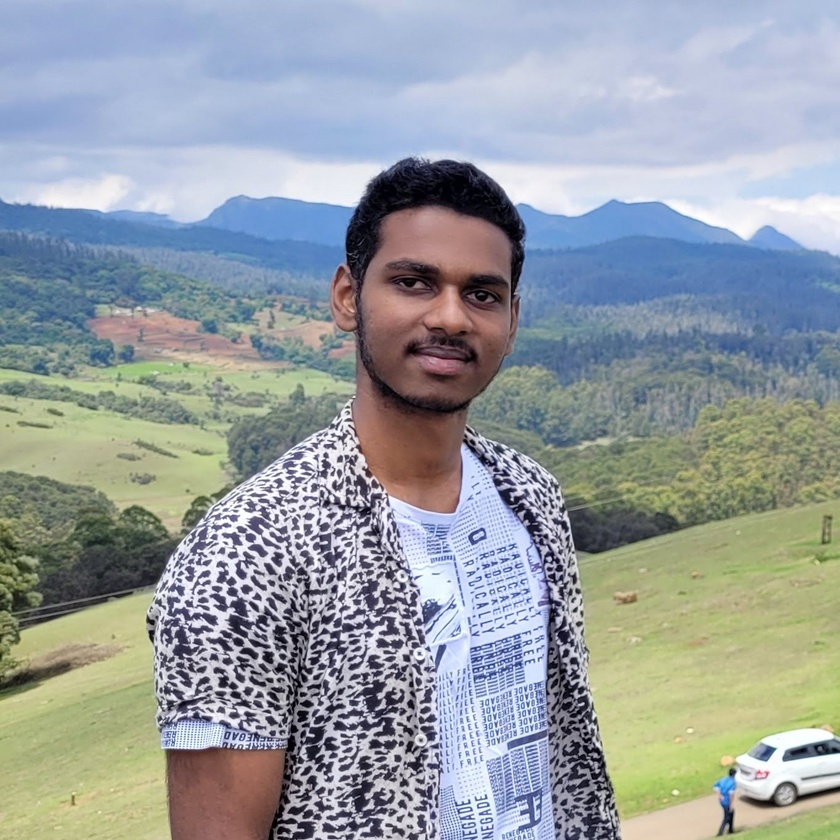
#> input picture 01Lab/Photo.jpg, 840 x 840 px, shrunk from 1364 x 1364 before the run
$ jupyter execute --allow-errors psnr.ipynb
#> lines starting #> are read from the running program, lines starting #| are printed output that depends on the picture
[cell 1]
import cv2
import numpy as np
import matplotlib.pyplot as plt

[cell 2]
def plot_img(img, title=None):
    plt.imshow(cv2.cvtColor(img, cv2.COLOR_BGR2RGB))
    if title:
        plt.title(title)
    plt.axis('off')
    plt.show()

[cell 3]
img = cv2.imread('Photo.jpg')
#> img is the input picture: shape (840, 840, 3); mean B, G, R 162.2, 158.2, 151.2
plot_img(img, 'Original Image')

# Blur

[cell 4]
blurred_img = cv2.blur(img, (10, 10))
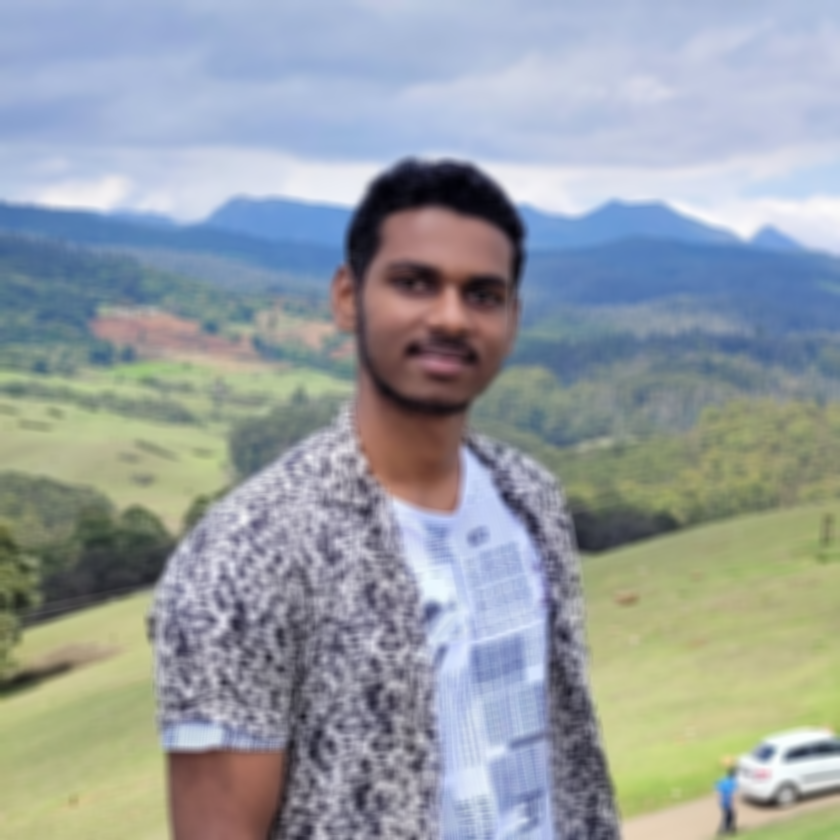
#> blurred_img: shape (840, 840, 3); mean B, G, R 162.2, 158.2, 151.2
plot_img(blurred_img, 'Blurred Image')

# Gaussian Noise

[cell 5]
mean = 0
var = 0.1
sigma = var ** 0.5
gaussian = np.random.normal(mean, sigma, img.shape)
noisy = blurred_img + gaussian
noisy = np.clip(noisy, 0, 255)
noisy = np.uint8(noisy)
plot_img(noisy, 'Noisy Image')

# JPEG-2000 Compression

[cell 6]
encode_param = [int(cv2.IMWRITE_JPEG2000_COMPRESSION_X1000), 75]
result, encimg = cv2.imencode('.jp2', noisy, encode_param)
#> encimg = ()
#> (the rest of this cell did not finish here and is left out)
